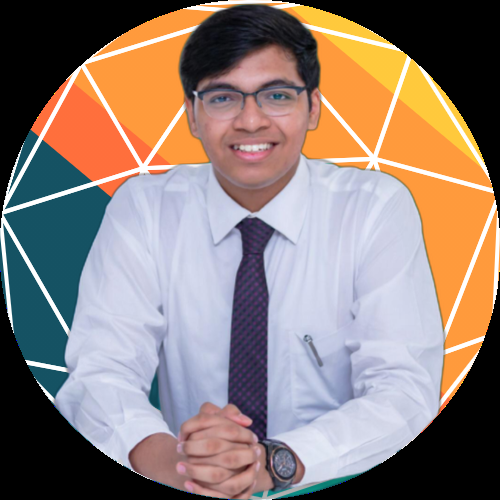
#> input picture OpenCV/Resources/image.png, 500 x 500 px
$ python chapter6.py
#> lines starting #> are read from the running program, lines starting #| are printed output that depends on the picture
import cv2
import numpy as np

img = cv2.imread("Resources/image.png")
#> img is the input picture: shape (500, 500, 3); mean B, G, R 119.7, 126.9, 143.4

def stackImages(scale,imgArray):
    rows = len(imgArray)
    cols = len(imgArray[0])
    rowsAvailable = isinstance(imgArray[0], list)
    width = imgArray[0][0].shape[1]
    height = imgArray[0][0].shape[0]
    if rowsAvailable:
        for x in range ( 0, rows):
            for y in range(0, cols):
                if imgArray[x][y].shape[:2] == imgArray[0][0].shape [:2]:
                    imgArray[x][y] = cv2.resize(imgArray[x][y], (0, 0), None, scale, scale)
                else:
                    imgArray[x][y] = cv2.resize(imgArray[x][y], (imgArray[0][0].shape[1], imgArray[0][0].shape[0]), None, scale, scale)
                if len(imgArray[x][y].shape) == 2: imgArray[x][y]= cv2.cvtColor( imgArray[x][y], cv2.COLOR_GRAY2BGR)
        imageBlank = np.zeros((height, width, 3), np.uint8)
        hor = [imageBlank]*rows
        hor_con = [imageBlank]*rows
        for x in range(0, rows):
            hor[x] = np.hstack(imgArray[x])
        ver = np.vstack(hor)
    else:
        for x in range(0, rows):
            if imgArray[x].shape[:2] == imgArray[0].shape[:2]:
                imgArray[x] = cv2.resize(imgArray[x], (0, 0), None, scale, scale)
            else:
                imgArray[x] = cv2.resize(imgArray[x], (imgArray[0].shape[1], imgArray[0].shape[0]), None,scale, scale)
            if len(imgArray[x].shape) == 2: imgArray[x] = cv2.cvtColor(imgArray[x], cv2.COLOR_GRAY2BGR)
        hor= np.hstack(imgArray)
        ver = hor
    return ver

hor = np.hstack((img, img))
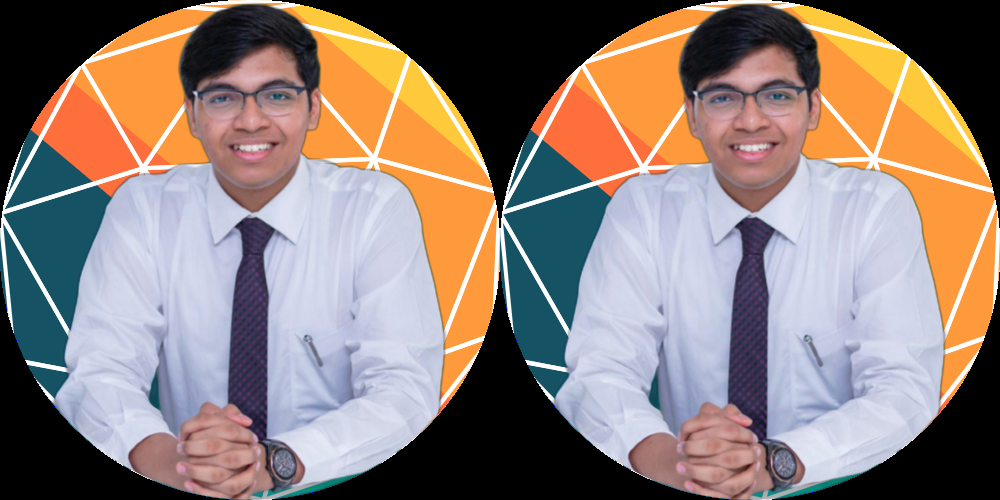
#> hor: shape (500, 1000, 3); mean B, G, R 119.7, 126.9, 143.4
vert = np.vstack((img, img))
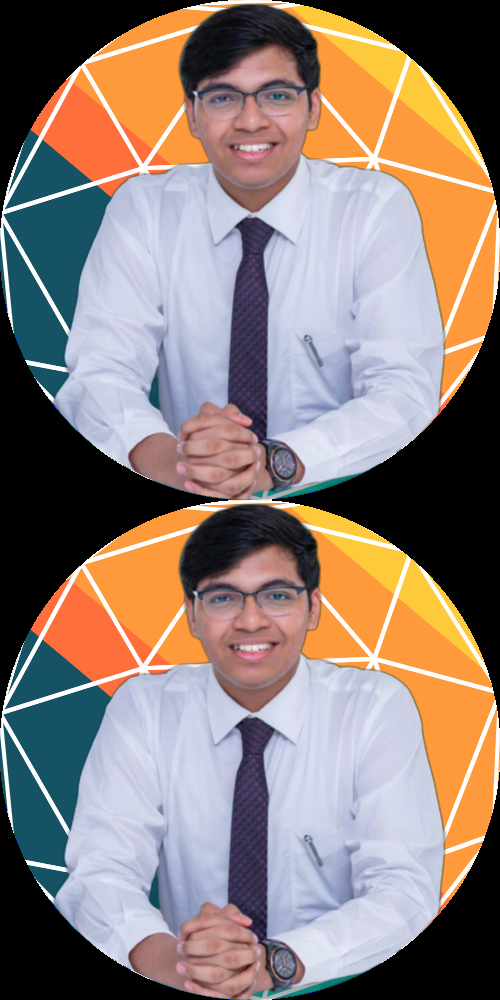
#> vert: shape (1000, 500, 3); mean B, G, R 119.7, 126.9, 143.4
cv2.imshow("Horizontal", hor)
cv2.imshow("Vertical", vert)
cv2.waitKey(0)
